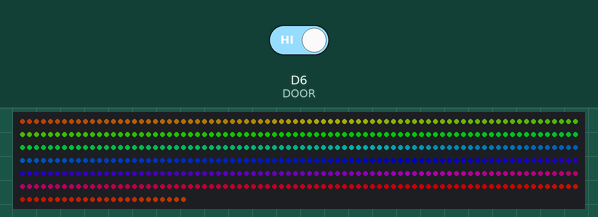
This sketch was run on a simulated ESP8266 (NodeMCU). Parts: 504 RGB LEDs in strip order, left to right, continuing on the next row. Inputs (shaded band) come from the test bench; at power-on: D6 (DOOR) HIGH. Dim RGB values are drawn brighter than linear.

Above: at 1.26 s.
1.3 s: D6 (DOOR) driven LOW
At 2.0 s:
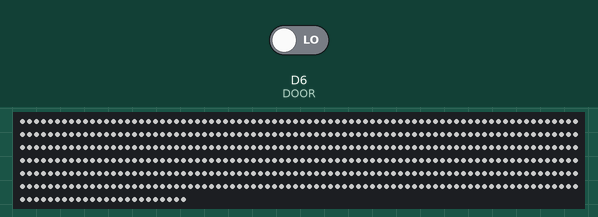
2.8 s: D6 (DOOR) driven HIGH
At 2.87 s:
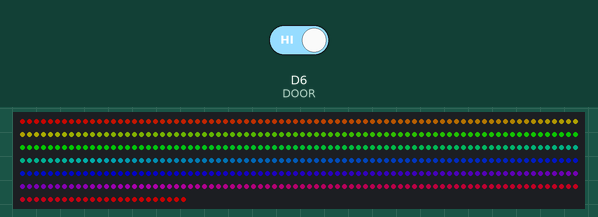

Measured:
- after the input at 1.3 s, the LEDs: change at once (image 1)
- after the input at 2.8 s, the LEDs: first change at once (image 2 shows a later state)

The sketch:

chillfridge.ino
```cpp
#include <WS2812FX.h>
#include "neopixel.h"

#define LED_PIN D2
#define LED_COUNT 126

#define DOOR D6
#define CURRENT A0

#define RAINBOW 0
#define WHITE 1
#define RED 2

int targetEffect = RAINBOW;
int currentEffect = RAINBOW;

// multiplies led count by 4 to make the rainbow effect show less color at once
WS2812FX ws2812fx = WS2812FX(LED_COUNT*4, LED_PIN, WS2812B);

void setup() {
  ws2812fx.init();
  ws2812fx.setBrightness(100);

  //  initialize default effect as RAINBOW
  setEffect(RAINBOW);
  ws2812fx.start();
}

void loop() {
  manageState();
  display();
}

void manageState() {
  if (doorOpen()) {
    targetEffect = WHITE;
  } else {
    targetEffect = RAINBOW;
  }
}

void display() {
  if (targetEffect != currentEffect) {
    setEffect(targetEffect);
  }
  ws2812fx.service();
}

void setEffect(int type) {
  switch (type) {
    case RAINBOW:
      currentEffect = RAINBOW;
      ws2812fx.setSpeed(15000);
      ws2812fx.setMode(FX_MODE_RAINBOW_CYCLE);

      break;
    case WHITE:
      currentEffect = WHITE;
      ws2812fx.setColor(0xFFFFFF);
      ws2812fx.setMode(FX_MODE_STATIC);

      break;
    case RED:
      currentEffect = RED;
      ws2812fx.setColor(0xFF0000);
      ws2812fx.setMode(FX_MODE_STATIC);

      break;
  }
}

bool doorOpen() {
  return !digitalRead(DOOR);
}
```
